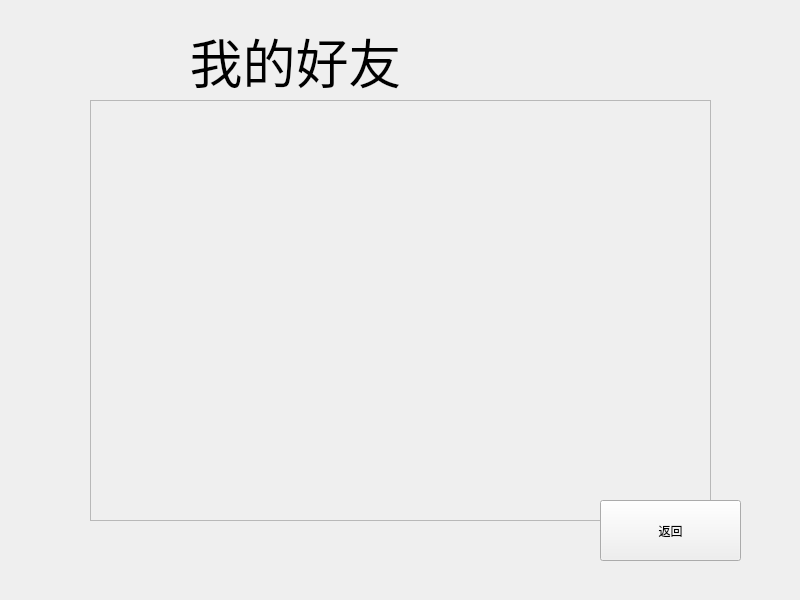
<?xml version="1.0" encoding="UTF-8"?>
<ui version="4.0">
 <class>Form_MyFriends</class>
 <widget class="QWidget" name="Form_MyFriends">
  <property name="geometry">
   <rect>
    <x>0</x>
    <y>0</y>
    <width>800</width>
    <height>600</height>
   </rect>
  </property>
  <property name="windowTitle">
   <string>Form</string>
  </property>
  <widget class="QLabel" name="background">
   <property name="geometry">
    <rect>
     <x>0</x>
     <y>0</y>
     <width>800</width>
     <height>600</height>
    </rect>
   </property>
   <property name="text">
    <string/>
   </property>
   <property name="pixmap">
    <pixmap resource="../../Resource/resource.qrc">:/Image/background.jpg</pixmap>
   </property>
   <property name="scaledContents">
    <bool>true</bool>
   </property>
  </widget>
  <widget class="QWidget" name="Group_Main" native="true">
   <property name="geometry">
    <rect>
     <x>90</x>
     <y>100</y>
     <width>621</width>
     <height>421</height>
    </rect>
   </property>
   <widget class="QScrollArea" name="Main_sa">
    <property name="geometry">
     <rect>
      <x>0</x>
      <y>0</y>
      <width>621</width>
      <height>421</height>
     </rect>
    </property>
    <property name="minimumSize">
     <size>
      <width>621</width>
      <height>421</height>
     </size>
    </property>
    <property name="maximumSize">
     <size>
      <width>621</width>
      <height>421</height>
     </size>
    </property>
    <property name="styleSheet">
     <string notr="true"/>
    </property>
    <property name="widgetResizable">
     <bool>true</bool>
    </property>
    <widget class="QWidget" name="Main_sawc">
     <property name="geometry">
      <rect>
       <x>0</x>
       <y>0</y>
       <width>619</width>
       <height>419</height>
      </rect>
     </property>
     <property name="styleSheet">
      <string notr="true">QWidget#sawc{
	border: none;
	background-color: transparent;
}</string>
     </property>
     <layout class="QVBoxLayout" name="verticalLayout">
      <item>
       <spacer name="spacer">
        <property name="orientation">
         <enum>Qt::Vertical</enum>
        </property>
        <property name="sizeHint" stdset="0">
         <size>
          <width>20</width>
          <height>40</height>
         </size>
        </property>
       </spacer>
      </item>
     </layout>
    </widget>
   </widget>
  </widget>
  <widget class="QLabel" name="lb_title">
   <property name="geometry">
    <rect>
     <x>140</x>
     <y>30</y>
     <width>311</width>
     <height>61</height>
    </rect>
   </property>
   <property name="styleSheet">
    <string notr="true">font: 40pt;</string>
   </property>
   <property name="text">
    <string>我的好友</string>
   </property>
   <property name="alignment">
    <set>Qt::AlignCenter</set>
   </property>
  </widget>
  <widget class="QPushButton" name="btn_back">
   <property name="geometry">
    <rect>
     <x>600</x>
     <y>500</y>
     <width>141</width>
     <height>61</height>
    </rect>
   </property>
   <property name="text">
    <string>返回</string>
   </property>
  </widget>
 </widget>
 <resources>
  <include location="../../Resource/resource.qrc"/>
 </resources>
 <connections/>
</ui>
